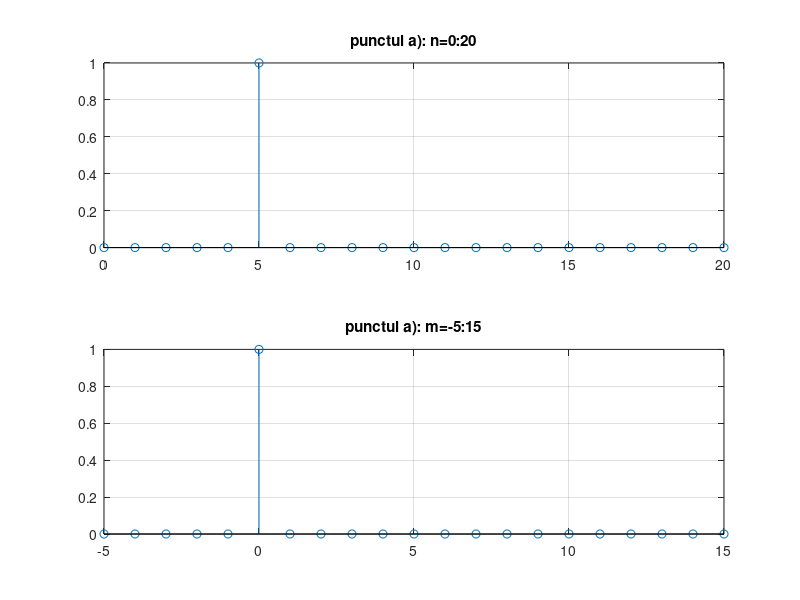
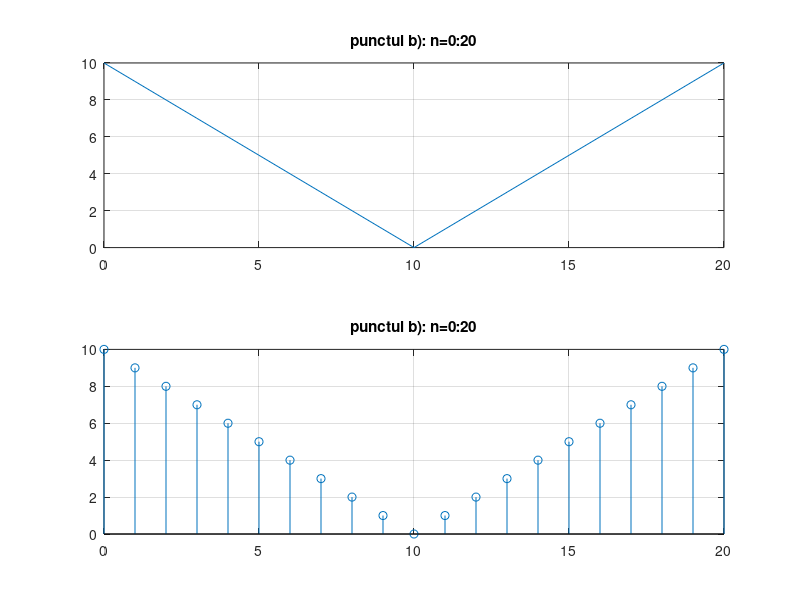
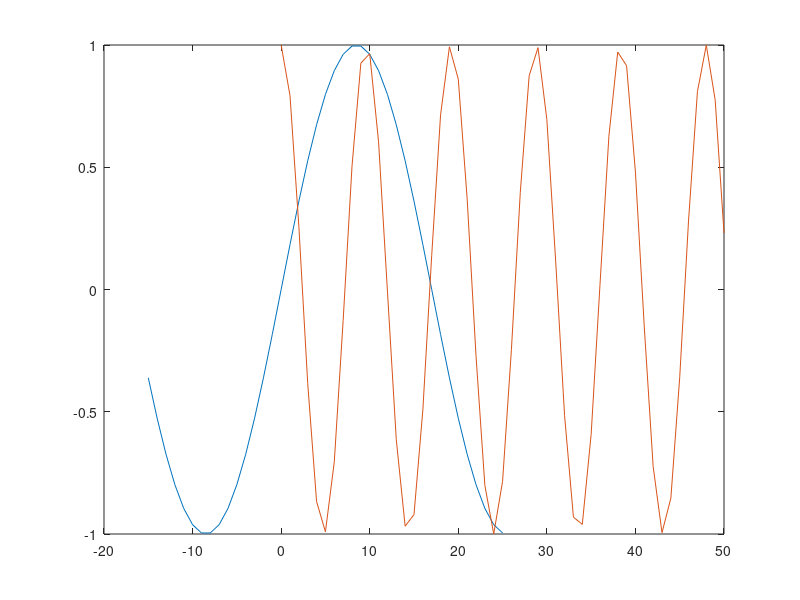
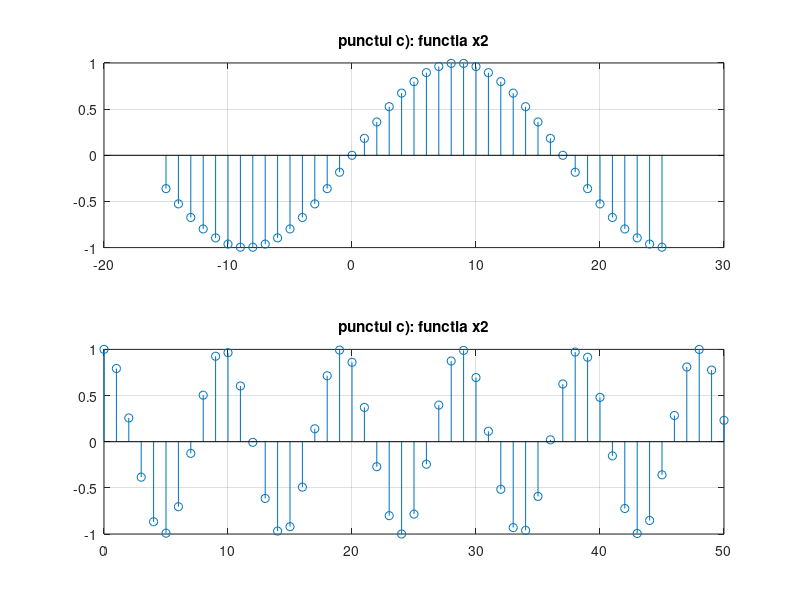

The MATLAB script that drew these images, in order:
% punctul a
z=zeros(1,21) % se initializeaza vectorul cu o singura linie de zerouri
z(6)=1 % elementul de pe a 6-a coloana devine 1
figure(1)%se afiseaza in figura 1 graficele de mai jos
subplot(2,1,1) %impartim fereastra 1 pentru grafice si afisam urmatorul grafic in prima sectiune
n=0:20
stem(n,z), title('punctul a): n=0:20'),grid %reprezentatea discreta a lui z in functie de n
subplot(2,1,2) %reprezentarea grafcului urmator se va face in a doua sectiune a ferestrei
m=-5:15
stem(m,z), title('punctul a): m=-5:15'),grid %reprezentarea discreta a lui z in functie de n

%punctul b
n=0:20
t=abs(10-n)
figure(2)%se afiseaza in figura 2 graficele de mai jos
subplot(2,1,1)%impartim fereastra 1 pentru grafice si afisam urmatorul grafic in prima sectiune
plot(n,t) ,title('punctul b): n=0:20'),grid  %reprezentarea continua a lui t in functie de n
subplot(2,1,2)%reprezentarea grafcului urmator se va face in a doua sectiune a ferestrei
stem(n,t) ,title('punctul b): n=0:20'),grid  %reprezentarea discreta a lui t in functie de n

%punctul c
n1=-15:25
n2=0:50
x1=sin(n1*pi/17)
x2=cos(n2*pi/sqrt(23))
figure(3) %se afiseaza in figura 3 graficul de mai jos
plot(n1,x1,n2,x2)%se afiseaza continuu pe acelasi grafic x1 in functie de n1 si x2 in functie de n2
figure(4) %se afiseaza in figura 4 graficele de mai jos
subplot(2,1,1)%impartim fereastra 1 pentru grafice si afisam urmatorul grafic in prima sectiune
stem(n1,x1) ,title('punctul c): functia x2'),grid %reprezentarea discreta a lui x1 in functie de n1
subplot(2,1,2)%reprezentarea grafcului urmator se va face in a doua sectiune a ferestrei
stem(n2,x2) ,title('punctul c): functia x2'),grid %reprezentarea discretaa lui x2 in functie de n2